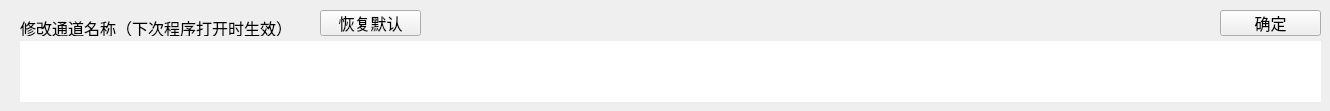
      <widget class="QWidget" name="tab_6">
       <attribute name="title">
        <string>通道</string>
       </attribute>
       <widget class="QTableWidget" name="tableChannel">
        <property name="geometry">
         <rect>
          <x>20</x>
          <y>41</y>
          <width>1301</width>
          <height>61</height>
         </rect>
        </property>
        <property name="font">
         <font>
          <family>宋体</family>
          <pointsize>12</pointsize>
         </font>
        </property>
        <property name="styleSheet">
         <string notr="true">font: 12pt &quot;宋体&quot;;</string>
        </property>
        <property name="frameShape">
         <enum>QFrame::NoFrame</enum>
        </property>
        <property name="selectionMode">
         <enum>QAbstractItemView::SingleSelection</enum>
        </property>
        <attribute name="horizontalHeaderVisible">
         <bool>false</bool>
        </attribute>
        <attribute name="horizontalHeaderHighlightSections">
         <bool>false</bool>
        </attribute>
       </widget>
       <widget class="QPushButton" name="pbChannel">
        <property name="geometry">
         <rect>
          <x>1220</x>
          <y>10</y>
          <width>101</width>
          <height>26</height>
         </rect>
        </property>
        <property name="minimumSize">
         <size>
          <width>0</width>
          <height>26</height>
         </size>
        </property>
        <property name="font">
         <font>
          <family>宋体</family>
          <pointsize>12</pointsize>
         </font>
        </property>
        <property name="text">
         <string>确定</string>
        </property>
       </widget>
       <widget class="QPushButton" name="pbChannelDefault">
        <property name="geometry">
         <rect>
          <x>320</x>
          <y>10</y>
          <width>101</width>
          <height>26</height>
         </rect>
        </property>
        <property name="minimumSize">
         <size>
          <width>0</width>
          <height>26</height>
         </size>
        </property>
        <property name="font">
         <font>
          <family>宋体</family>
          <pointsize>12</pointsize>
         </font>
        </property>
        <property name="text">
         <string>恢复默认</string>
        </property>
       </widget>
       <widget class="QLabel" name="label_5">
        <property name="geometry">
         <rect>
          <x>20</x>
          <y>20</y>
          <width>291</width>
          <height>16</height>
         </rect>
        </property>
        <property name="font">
         <font>
          <family>宋体</family>
          <pointsize>12</pointsize>
         </font>
        </property>
        <property name="text">
         <string>修改通道名称（下次程序打开时生效）</string>
        </property>
       </widget>
      </widget>
